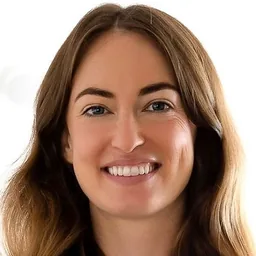
#> input picture apps/web/src/components/workouts/instructor-ayla.webp, 256 x 256 px
$ python gen_art.py ../../apps/web/src/components/workouts/instructor-ayla.webp ../../apps/web/src/components/workouts/instructor-ayla.webp out.png ../../apps/web/src/components/workouts/instructor-ayla.webp
#> lines starting #> are read from the running program, lines starting #| are printed output that depends on the picture; after the words box and inside, x2 and y2 are one past the last pixel; in counts of white or black regions, pixels touching at a corner belong together
"""Lay out the 1st Workout badge's raised gold artwork on a high-res mask,
then trace it into polygons (outer ring + holes) in coin units: radius 1, y up.
See README.md for how to run it.

    python gen_art.py <mark.png> <Outfit font> <out.json> ["1ST WORKOUT"]

Output: [[outer, hole, hole...], ...], each ring a flat [x,y,x,y...]. Also
writes layout.png beside this script: the flat artwork, for checking by eye.
"""
import json, math, sys
import cv2
import numpy as np
from fontTools.ttLib import TTFont
from fontTools.varLib import instancer
from fontTools.pens.basePen import BasePen

HERE = sys.path[0]
LOGO = sys.argv[1]
FONT = sys.argv[2]
OUT = sys.argv[3]
TEXT = sys.argv[4] if len(sys.argv) > 4 else "1ST WORKOUT"

N = 4096                      # mask size in px
S = N / 2 * 0.985             # px per coin unit (leave a hair of margin)
C = N / 2


def to_px(x, y):
    return (C + x * S, C - y * S)


mask = np.zeros((N, N), np.uint8)


# --- rings ---------------------------------------------------------------
def ring(r_mid, w):
#> called with r_mid = 0.872, w = 0.018
    cv2.circle(mask, (int(C * 16), int(C * 16)), int(round((r_mid) * S * 16)),
               255, thickness=max(1, int(round(w * S))), lineType=cv2.LINE_8, shift=4)
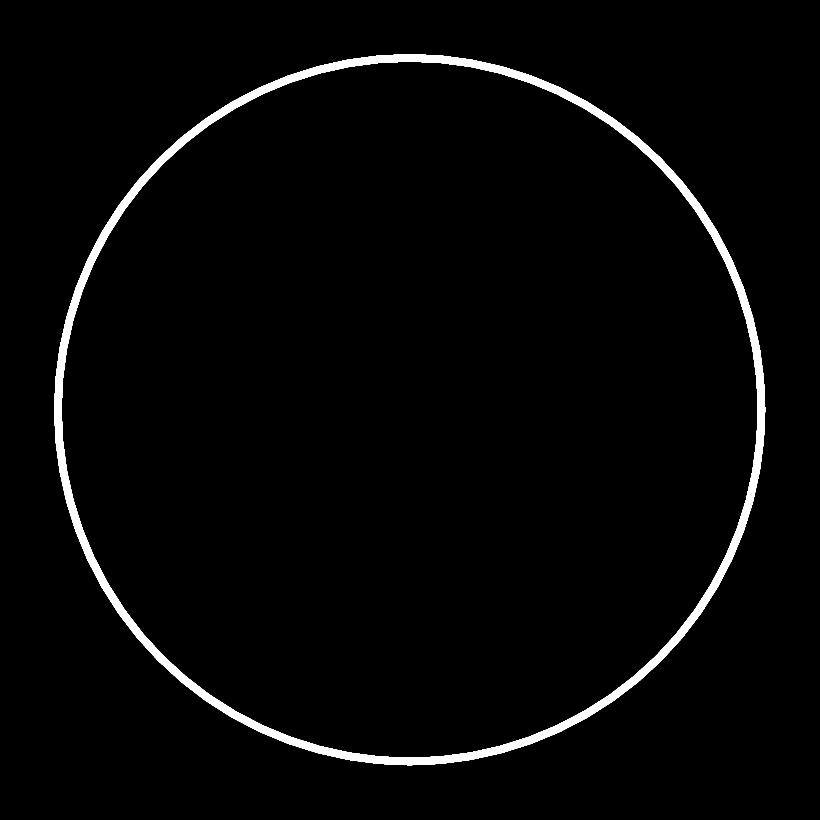
#> mask: shape (4096, 4096) (shown at 1/5 size); 2.4% white; 1 white region, box (x1, y1, x2, y2) and area: (271, 271, 3826, 3826) 408292


R_OUT, R_IN = 0.872, 0.655    # outer and inner thin rings
RING_W = 0.018
ring(R_OUT, RING_W)
ring(R_IN, RING_W)
#> call 2 of ring, with r_mid = 0.655, w = 0.018
#> in ring (call 2), `cv2.circle(mask, (int(C * 16), int(C * 16)), int(round((r_mid) * S * 1..`:
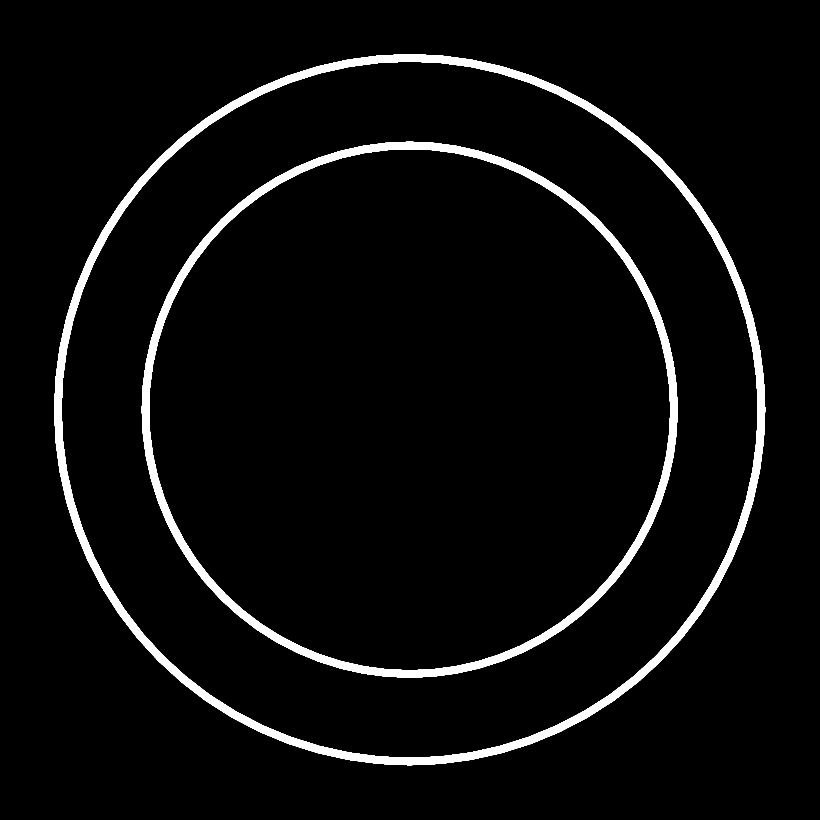
#> mask: shape (4096, 4096) (shown at 1/5 size); 4.3% white; 2 white regions, box (x1, y1, x2, y2) and area: (271, 271, 3826, 3826) 408292, (709, 709, 3388, 3388) 306403


# --- logo ----------------------------------------------------------------
im = cv2.imread(LOGO, cv2.IMREAD_UNCHANGED).astype(np.float32) / 255
if im.shape[2] == 4:
    a = im[..., 3:4]
    im = im[..., :3] * a + (1 - a)
ink = 1 - im.mean(axis=2)                      # 1 = logo
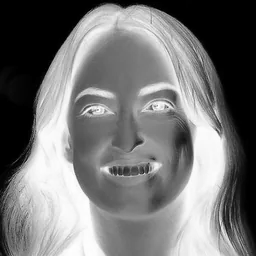
#> ink: shape (256, 256) float32; min 0, max 1, mean 0.463
ys, xs = np.where(ink > 0.5)
cx = (xs.min() + xs.max()) / 2
#> cx = 127
cy = (ys.min() + ys.max()) / 2
#> cy = 129.5
# fit by the furthest logo pixel from the bbox centre, so the curvy
# silhouette (not its bounding box) sits inside the inner ring
reach = np.sqrt((xs - cx) ** 2 + (ys - cy) ** 2).max()
#> reach = 173.6
LOGO_REACH = 0.545                              # coin units
LOGO_DY = 0.012                                 # nudge up for optical centre
k = LOGO_REACH * S / reach                      # src px -> mask px
#> k = 6.33
M = np.float32([[k, 0, C - cx * k], [0, k, C - LOGO_DY * S - cy * k]])
#> M = [[6.33, 0, 1243.9], [0, 6.33, 1203.8]]
warped = cv2.warpAffine(ink, M, (N, N), flags=cv2.INTER_CUBIC)
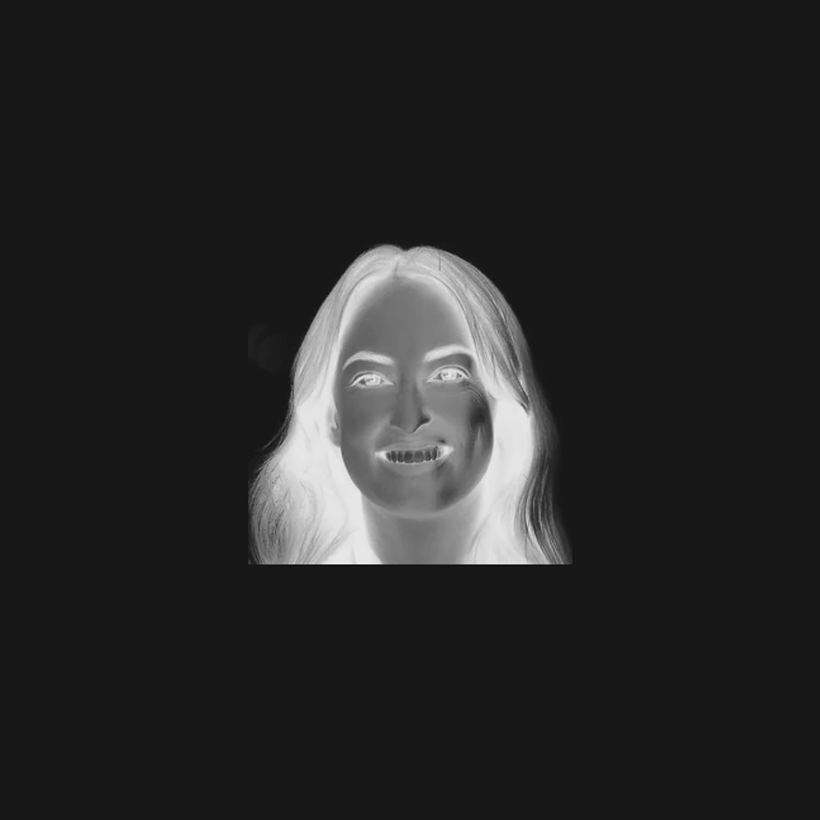
#> warped: shape (4096, 4096) float32 (shown at 1/5 size); min -0.111, max 1.11, mean 0.0725; drawn with min black and max white
warped = cv2.GaussianBlur(warped, (0, 0), 1.2)
mask[warped > 0.5] = 255
print("logo stroke ~", round(34 * k / S, 4), "units")
#| logo stroke ~ 0.1067 units


# --- lettering on the bottom arc ------------------------------------------
#> (the run stopped early here; a loop or call above may not have finished)
